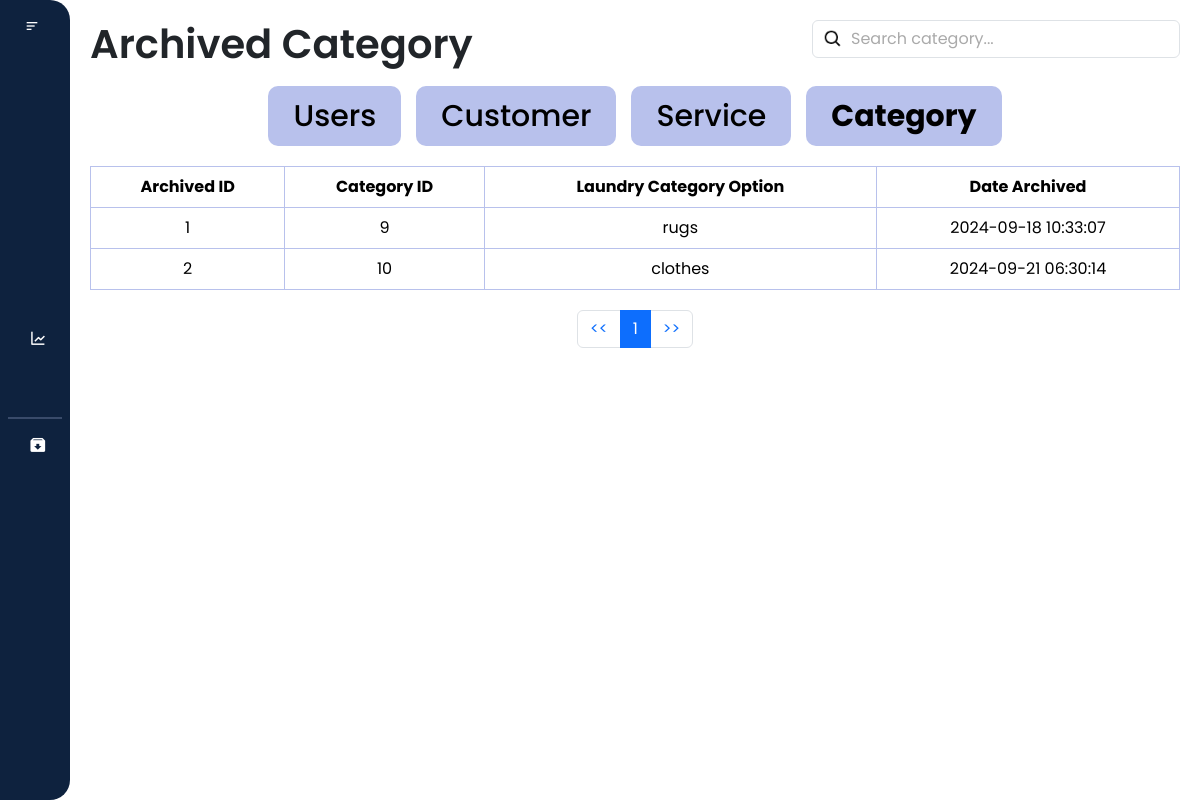
The app's page /archived/archive_category.php (signed in), older data.
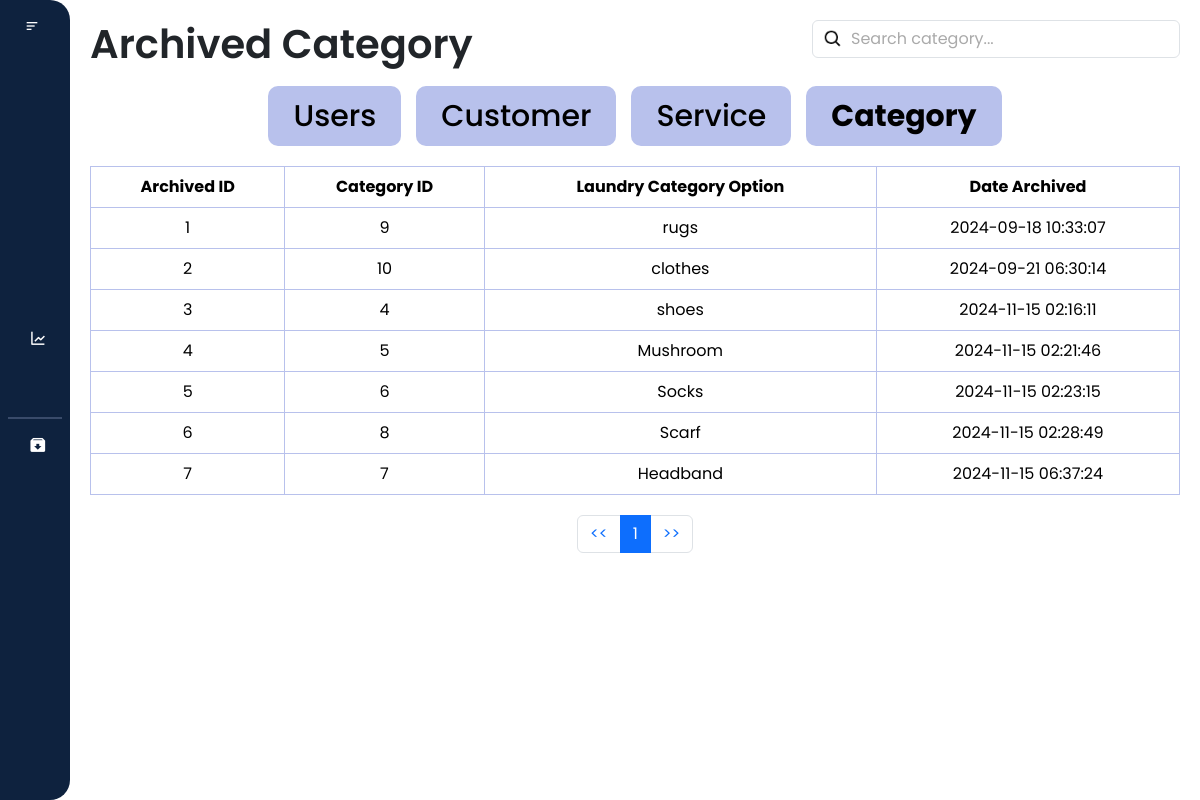
The same page, newer data.
### tables this page shows
CREATE TABLE `archived_category` (
  `archive_id` int(11) NOT NULL,
  `category_id` int(11) NOT NULL,
  `laundry_category_option` varchar(255) NOT NULL,
  `archived_at` timestamp NOT NULL DEFAULT current_timestamp()
);

### archived/archive_category.php (the view, shortened to what this page needs)
<?php
$conn = new mysqli('localhost', 'root', '', 'laundry_db');
$user_role = $_SESSION['user_role'];
?>
<!DOCTYPE html>
<html lang="en">
<head>
    <link href="https://cdn.jsdelivr.net/npm/bootstrap@5.3.3/dist/css/bootstrap.min.css" rel="stylesheet"
>
    <link href="https://cdn.lineicons.com/4.0/lineicons.css" rel="stylesheet" />
    <link href='https://unpkg.com/boxicons@2.1.4/css/boxicons.min.css' rel='stylesheet'>
    <link rel="stylesheet" href="archive_category.css">
</head>
<body>
    <div class="wrapper">
        <aside id="sidebar">
            <div class="d-flex">
                <button id="toggle-btn" type="button">
                    <i class="bx bx-menu-alt-left"></i>
                </button>
            </div>
            <ul class="sidebar-nav">
                <?php if ($user_role === 'admin') : ?>
                    <li class="sidebar-item">
                        <a href="/laundry_system/dashboard/dashboard.php" class="sidebar-link">
                        </a>
                    </li>
                    <li class="sidebar-item">
                        <a href="/laundry_system/profile/profile.php" class="sidebar-link">
                        </a>
                    </li>
                    <li class="sidebar-item">
                        <a href="/laundry_system/users/users.php" class="sidebar-link">
                        </a>
                    </li>
                    <li class="sidebar-item">
                        <a href="/laundry_system/records/customer.php" class="sidebar-link has-dropdown collapsed" data-bs-toggle="collapse"
                            data-bs-target="#records" aria-expanded="false" aria-controls="records">
                        </a>
                    </li>
                    <li class="sidebar-item">
                        <a href="/laundry_system/transaction/transaction.php" class="sidebar-link">
                        </a>
                    </li>
                    <li class="sidebar-item">
                        <a href="/laundry_system/sales_report/report.php" class="sidebar-link">
                            <i class='bx bx-line-chart'></i>
                        </a>
                    </li>
                    <li class="sidebar-item">
                        <a href="/laundry_system/settings/setting.php" class="sidebar-link">
                        </a>
                    </li>
                    <hr style="border: 1px solid #b8c1ec; margin: 8px">
                    <li class="sidebar-item">
                        <a href="#" class="sidebar-link has-dropdown collapsed" data-bs-toggle="collapse"
                        data-bs-target="#archived" aria-expanded="false" aria-controls="archived">
                            <i class='bx bxs-archive-in'></i>
                        </a>
                    </li>
                <?php endif; ?>
            </ul>
            <div class="sidebar-footer">
                <a href="javascript:void(0)" class="sidebar-link" id="btn_logout">
                </a>
            </div>
        </aside>
        <div class="main-content">
            <nav>
                <div class="d-flex justify-content-between" id="navbar">
                    <h1>Archived Category</h1>
                    <div class="search_bar" m-1>
                        <input class="form-control" type="text" id="filter_category" placeholder="Search category...">
                    </div>
                </div>
            </nav>
            <div class="buttons">
            <div class="user_button">
                    <a href="archive_users.php" class="button" id="userBtn">Users</a>
                </div>
                <div class="customer_button">
                    <a href="archive_customer.php" class="button" id="customerBtn">Customer</a>
                </div>
                <div class="service_button">
                    <a href="archive_service.php" class="button" id="serviceBtn">Service</a>
                </div>
                <div class="category_button">
                    <a href="archive_category.php" class="button" id="categoryBtn"><b>Category</b></a>
                </div>
            </div>
            <div class="table-responsive">
                <table class="table table-bordered text-center">
                        <thead>
                            <tr class="bg-dark text-white">
                                <th>Archived ID</th>
                                <th>Category ID</th>
                                <th>Laundry Category Option</th>
                                <th>Date Archived</th>
                            </tr>
                        </thead>
                        <tbody id = "archive_category_table">
                            <?php
                            $query = "SELECT * FROM archived_category";
                            $result = mysqli_query($conn, $query);
                            if ($result && $result->num_rows > 0) {
                                while ($row = mysqli_fetch_assoc($result)) {
                                ?>
                                    <tr>
                                        <td><?php echo $row['archive_id']; ?></td>
                                        <td><?php echo $row['category_id']; ?></td>
                                        <td><?php echo $row['laundry_category_option']; ?></td>
                                        <td><?php echo $row['archived_at']; ?></td>
                                    </tr>
                                <?php
                                    }
                            } else {
                            ?>
                            <tr>
                                <td colspan="4">No archived laundry category option found.</td>
                            </tr>
                                <?php
                            }
                            ?>
                        </tbody>
                </table>
            </div>
            <nav aria-label="Page navigation">
                <ul class="pagination justify-content-center" id="pagination">
                </ul>
            </nav>
        </div>
    </div>
</body>

### archived/archive_category.css (style rules this page uses)
* { margin: 0; padding: 0; font-family: "Poppins", sans-serif; box-sizing: border-box; }
html { scroll-behavior: smooth; }
.wrapper { display: flex; width: 100%; height: 100vh; }
.main-content { flex: 1; overflow-y: auto; padding: 20px; transition: margin-left 0.5s ease; }
#sidebar { display: flex; height: 100%; width: 70px; overflow: auto; min-width: 70px; z-index: 1000; transition: all .25s ease-in-out; flex-direction: column; background-color: #0e223e; border-radius: 0 20px 20px 0; }
a { text-decoration: none; }
li { list-style: none; }
h1 { font-weight: 600; font-size: 1.5 rem; }
.wrapper { display: flex; }
#sidebar { display: flex; width: 70px; min-width: 70px; z-index: 1000; transition: all 0.25s ease-in-out; flex-direction: column; background-color: #0e223e; border-radius: 0 20px 20px 0; }
#toggle-btn { background-color: transparent; cursor: pointer; border: 0; padding: 1rem 1.5rem; }
#toggle-btn i { font-size: 1.5 rem; color: #fff; }
.sidebar-nav { padding: 2rem 0; flex: 1 1 auto; }
a.sidebar-link { padding: 0.625rem 1.625rem; color: #fff; display: block; font-size: 0.9rem; white-space: nowrap; border-left: 3px solid transparent; text-decoration: none; }
.sidebar-link i { font-size: 1.1rem; margin-right: 0.75rem; }
.sidebar-item { position: relative; }
.table-responsive { padding: 20px 0; }
.table { width: 100%; margin: 0; border-collapse: collapse; border: #b8c1ec; }
.buttons { display: flex; flex-direction: row; gap: 15px; flex-wrap: wrap; justify-content: center; margin-top: 10px; }
.button { display: inline-flex; align-items: center; justify-content: center; height: 60px; padding: 15px 25px; background-color: #b8c1ec; color: #000; text-align: center; text-decoration: none; border-radius: 10px; font-size: 30px; font-weight: 500; margin: 0; gap: 10px; transition: background-color 0.3s ease; }
.search_bar { position: relative; }
.search_bar .form-control { padding-left: 38px; }
.search_bar .form-control::placeholder { color: #aaa; }
.search_bar .form-control { background-image: url('/laundry_system/images/search.png'); background-repeat: no-repeat; background-position: 10px center; background-size: 20px 20px; }

Row changes from the older to the newer data that the page shows:
added archived_category: archive_id "3", category "4", laundry_category_option "shoes", archived_at "2024-11-15 02:16:11"
added archived_category: archive_id "4", category "5", laundry_category_option "Mushroom", archived_at "2024-11-15 02:21:46"
added archived_category: archive_id "5", category "6", laundry_category_option "Socks", archived_at "2024-11-15 02:23:15"
added archived_category: archive_id "6", category "8", laundry_category_option "Scarf", archived_at "2024-11-15 02:28:49"
added archived_category: archive_id "7", category "7", laundry_category_option "Headband", archived_at "2024-11-15 06:37:24"
